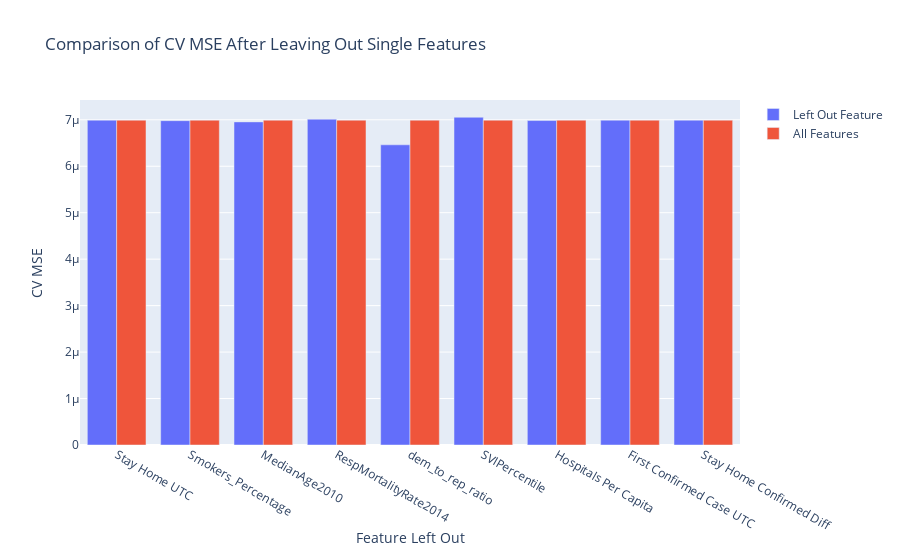

The notebook cell saved with this chart:
### Code cell
#losses is a dictionary where keys = features of the model, value = mean squared error of the model
all_loss = {}
for feature in usable_features:
    all_loss[feature] = combo_0_loss_cv
    
fig = compareModels(losses_cv, "Left Out Feature", all_loss, "All Features")
fig.update_layout(
    title="Comparison of CV MSE After Leaving Out Single Features",
    xaxis_title="Feature Left Out",
    yaxis_title="CV MSE")
fig.show()

### Figure 1 — Plotly figure (JSON) as saved in the notebook; plotly's stock layout.template omitted (floating-point values rounded to 4 significant figures)
{"data": [{"name": "Left Out Feature", "type": "bar", "x": ["Stay Home UTC", "Smokers_Percentage", "MedianAge2010", "RespMortalityRate2014", "dem_to_rep_ratio", "SVIPercentile", "Hospitals Per Capita", "First Confirmed Case UTC", "Stay Home Confirmed Diff"], "y": [6.992e-06, 6.981e-06, 6.955e-06, 7.014e-06, 6.462e-06, 7.055e-06, 6.984e-06, 6.992e-06, 6.992e-06]}, {"name": "All Features", "type": "bar", "x": ["Stay Home UTC", "Smokers_Percentage", "MedianAge2010", "RespMortalityRate2014", "dem_to_rep_ratio", "SVIPercentile", "Hospitals Per Capita", "First Confirmed Case UTC", "Stay Home Confirmed Diff"], "y": [6.992e-06, 6.992e-06, 6.992e-06, 6.992e-06, 6.992e-06, 6.992e-06, 6.992e-06, 6.992e-06, 6.992e-06]}], "layout": {"title": {"text": "Comparison of CV MSE After Leaving Out Single Features"}, "xaxis": {"title": {"text": "Feature Left Out"}}, "yaxis": {"title": {"text": "CV MSE"}}}}
